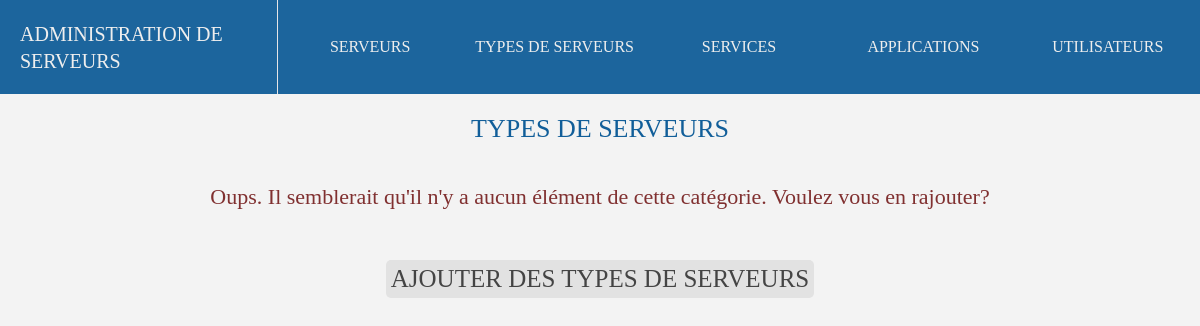
Before: /typesServeurs with the older database file.
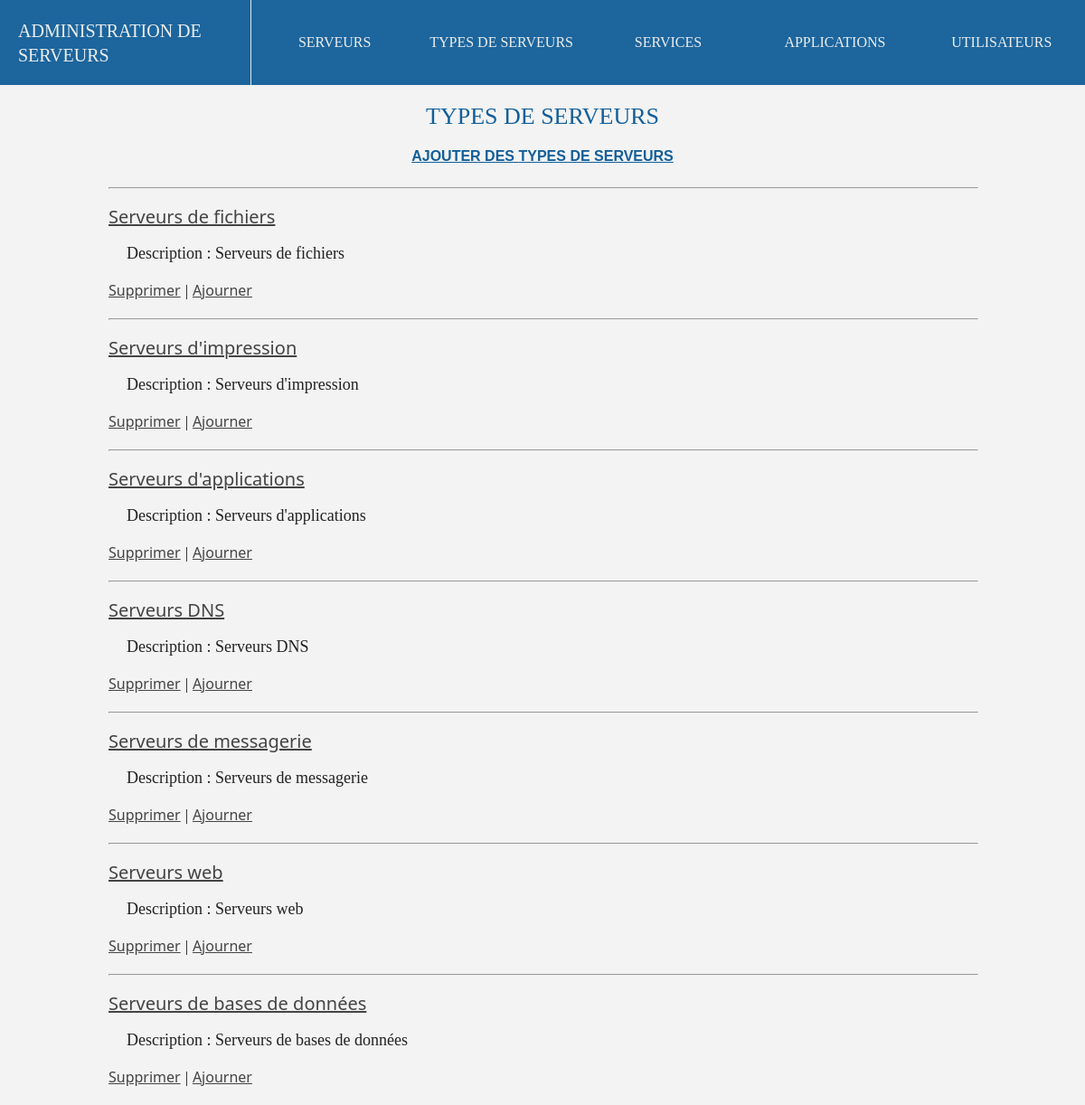
After: the same page with the newer database file.
### adminserver/models.py (models this page shows, shortened)
class type_de_serveurs(models.Model):
    type = models.CharField(max_length=100)
    description = models.TextField(null=True)
    def __str__(self):
        return self.type

### adminserver/views.py (the view)
# urls.py: path('typesServeurs',views.typesServeurs_index),
def typesServeurs_index(request):
    URL = "typeServeur"
    typesServeurs = list(models.type_de_serveurs.objects.all())
    num = len(list(models.type_de_serveurs.objects.all()))
    return render(request,"type_serveur/liste_index.html",{"objects" : typesServeurs,"title":"TYPES DE SERVEURS","extra":"","url":URL,"count":num})

### adminserver/templates/type_serveur/liste_index.html (shortened to what this page needs)
{% extends "main.html" %}
{% block content %}
<h2> {{title}} </h2>
{% if count == 0 %}
<h3 class="error"> Oups. Il semblerait qu'il n'y a aucun élément de cette catégorie. Voulez vous en rajouter?</h3>
<a class="yes" href="/ajout/{{url}}"> AJOUTER DES {{title}}</a>
{% elif count > 0 %}
<a class="addlink" href="/ajout/{{url}}"> AJOUTER DES {{title}}</a>
<ul style="margin-top:25px;max-width:80%;list-style:none;">
{% for i in objects %}
    <hr><br><li><a class="object_title" href="/affiche/{{url}}/{{i.id}}/">{{i}}</a><br><br><p style="margin-left:20px;width:calc(100% - 40px);text-align:justify">Description : {{i.description}}</p><br><a href="/delete/{{url}}/{{i.id}}/">Supprimer</a><line>|</line><a href="/update/{{url}}/{{i.id}}/">Ajourner</a></li><br>
{% endfor %}
</ul>
{% endif %}
{% endblock %}

Changed rows visible on the page:
added type_de_serveurs: type "Serveurs de fichiers", description "Serveurs de fichiers"
added type_de_serveurs: type "Serveurs d'impression", description "Serveurs d'impression"
added type_de_serveurs: type "Serveurs d'applications", description "Serveurs d'applications"
added type_de_serveurs: type "Serveurs DNS", description "Serveurs DNS"
added type_de_serveurs: type "Serveurs de messagerie", description "Serveurs de messagerie"
added type_de_serveurs: type "Serveurs web", description "Serveurs web"
added type_de_serveurs: type "Serveurs de bases de données", description "Serveurs de bases de données"
Other visible differences:
{{ title }}: (not shown) → "TYPES DE SERVEURS"
{{ title }}: "TYPES DE SERVEURS" → (not shown)
text no longer shown: "Oups. Il semblerait qu'il n'y a aucun élément de cette catégorie. Voulez vous en rajouter?"
